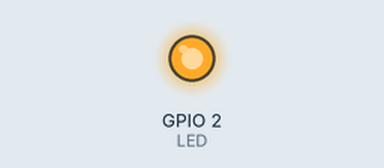
A sketch run on a simulated ESP32. On the bench: output pins drawn as LEDs (lit = HIGH). What the sketch prints to the serial monitor is not drawn.

Above: at 1.0 s.
At 3.0 s:
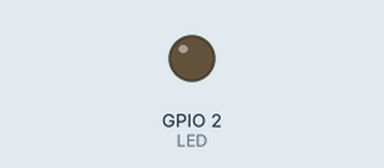
Timing chart, 0 to 5.2 s (numbered marks = the images above):
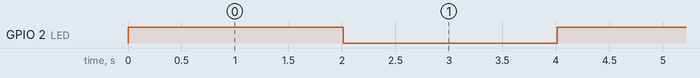

Measured:
- by itself, GPIO 2 (LED): alternates HIGH for 2.0 s and LOW for 2.0 s

The sketch:

main.ino
```cpp
// (licence header left out)
/*	Date: 2014/01/07
 *	 Revision: 1.2
 *
 */

#include <Wire.h>

#define LED 2

void setup() {
  Wire.begin();
  Serial.begin(115200);
  pinMode(LED,OUTPUT);
  Serial.println("\nI2C Scanner");
}

void loop() {
  byte error, address;
  int nDevices;

  digitalWrite(LED,HIGH);
  Serial.println("Scanning...");
  nDevices = 0;
  for(address = 1; address < 127; address++ ) {
    Wire.beginTransmission(address);
    error = Wire.endTransmission();
    if (error == 0) {
      Serial.print("I2C device found at address 0x");
      if (address<16) {
        Serial.print("0");
      }
      Serial.println(address,HEX);
      nDevices++;
    }
    else if (error==4) {
      Serial.print("Unknow error at address 0x");
      if (address<16) {
        Serial.print("0");
      }
      Serial.println(address,HEX);
    }
  }
  if (nDevices == 0) {
    Serial.println("No I2C devices found\n");
  }
  else {
    Serial.println("done\n");
  }
  delay(2000);
  digitalWrite(LED,LOW);
  delay(2000);
}
```
